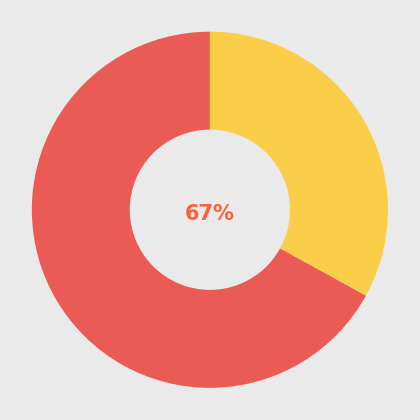

This figure's Python source:
import matplotlib.pyplot as plt
import pandas as pd
import pyodbc as db
from matplotlib.patches import Patch
from PIL import Image, ImageDraw, ImageFont
import sys

# def convert(number):
#     number = number / 1000
#     number = int(number)
#     number = format(number, ',')
#     number = number + 'K'
#     return number
#
connection = db.connect('DRIVER={SQL Server};'
                        'SERVER=;'                     # Provide server
                        'DATABASE=;'                   # provide database 
                        'UID=;PWD=')                   # provide username and password
#
# cursor = connection.cursor()
#
# total_sales_df = pd.read_sql_query("""Declare @Currentmonth NVARCHAR(MAX);
#                                       SET @Currentmonth = convert(varchar(6), GETDATE(),112);
#                                       select Sum(EXTINVMISC) as  MTDSales from OESalesDetails
#                                       where LEFT(TRANSDATE,6) = @Currentmonth""", connection)
#
# sales = total_sales_df['MTDSales'].values.tolist()
#
# sales_value=sales[0]
#
# total_target_df = pd.read_sql_query("""Declare @CurrentMonth NVARCHAR(MAX);
#                                       SET @CurrentMonth = convert(varchar(6), GETDATE(),112)
#                                       select ISNULL((Sum(TARGET)), 0) as  MTDTarget from TDCL_BranchTarget
#                                       where YEARMONTH = @CurrentMonth""", connection)
#
# target = total_target_df['MTDTarget'].values.tolist()
#
# target_value=target[0]
#
# achievement=(sales_value/target_value)*100

achievement = 67

data = [achievement, 100-achievement]


colors = ['#E95B54', '#FBCE4A']

# -----------------------------------------------------

fig1, ax = plt.subplots(figsize=(4.2,4.2),facecolor='#eaeaea')
wedges, labels= ax.pie(data,radius=.1, colors=colors, startangle=90)
ax.text(0, -.006, str(round(achievement,1))+'%', ha='center', fontsize=15, fontweight='bold',color='#ff6138')
#
centre_circle = plt.Circle((0, 0), 0.045, fc='#eaeaea')

fig = plt.gcf()

fig.gca().add_artist(centre_circle)

# plt.title('Title of pie', fontsize=16, fontweight='bold', color='#ff6138')

ax.axis('equal')
plt.rcParams['savefig.facecolor'] = '#eaeaea'
plt.tight_layout()
# plt.show()
plt.savefig('mid_pie.png', transparent=False)
print('mid circle generated')